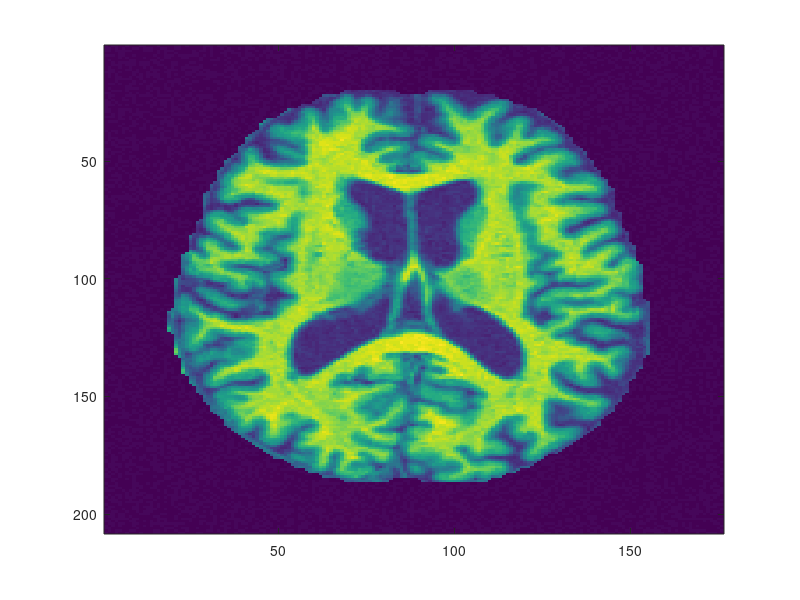
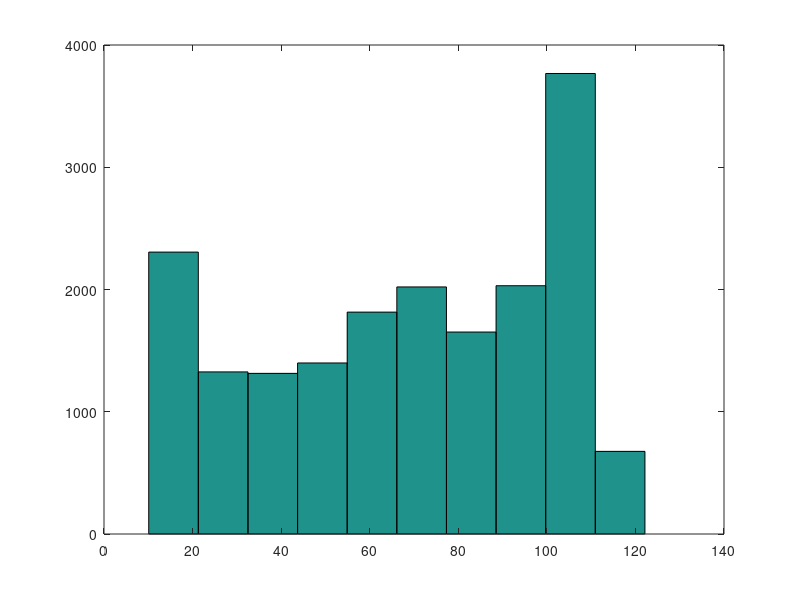

Write the MATLAB code that produced these figures, in order. (Note: this script raises an error after producing the figures.)
brain = importdata('nmri_brain.mat');

figure(1);
imagesc(brain);

figure(2);
hist( brain( brain > 10 ) );

[ clustered, means ] = K_means( brain, 4, [0, 15, 70, 105] );
